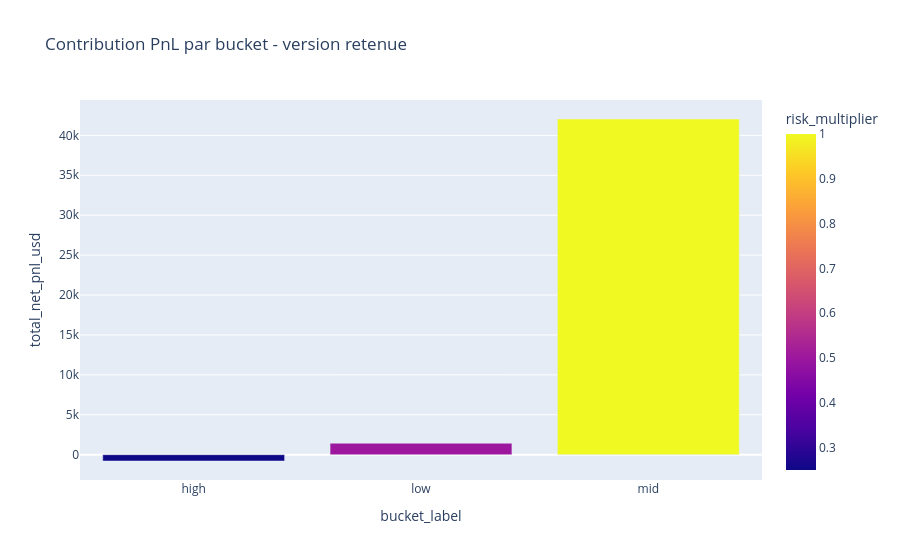

Notebook code cell kept with this figure:
### Markdown cell above
## 7. Distribution et Buckets

On regarde comment la version retenue redistribue l’exposition par bucket.

### Code cell
trade_buckets = variant_trades.copy()
if "bucket_label" not in trade_buckets.columns:
    trade_buckets = trade_buckets.merge(
        variant_controls[["session_date", "phase", "bucket_label"]],
        on="session_date",
        how="left",
    )

bucket_trade_stats = (
    trade_buckets.groupby(["bucket_label", "risk_multiplier"], dropna=False)
    .agg(
        n_trades=("trade_id", "count"),
        avg_quantity=("quantity", "mean"),
        avg_risk_pct=("risk_per_trade_pct", "mean"),
        total_net_pnl_usd=("net_pnl_usd", "sum"),
        avg_net_pnl_usd=("net_pnl_usd", "mean"),
    )
    .reset_index()
    .sort_values(["risk_multiplier", "bucket_label"])
)
for col in ["avg_quantity", "avg_risk_pct", "total_net_pnl_usd", "avg_net_pnl_usd"]:
    bucket_trade_stats[col] = pd.to_numeric(bucket_trade_stats[col], errors="coerce").round(2)
display(bucket_trade_stats)

fig = px.bar(
    bucket_trade_stats,
    x="bucket_label",
    y="total_net_pnl_usd",
    color="risk_multiplier",
    barmode="group",
    title="Contribution PnL par bucket - version retenue",
)
fig.show()

### Figure 1 — Plotly figure (JSON) as saved in the notebook; plotly's stock layout.template omitted (floating-point values rounded to 4 significant figures)
{"data": [{"alignmentgroup": "True", "hovertemplate": "bucket_label=%{x}<br>total_net_pnl_usd=%{y}<br>risk_multiplier=%{marker.color}<extra></extra>", "legendgroup": "", "marker": {"color": [0.25, 0.5, 1.0], "coloraxis": "coloraxis", "pattern": {"shape": ""}}, "name": "", "offsetgroup": "", "orientation": "v", "showlegend": false, "textposition": "auto", "type": "bar", "x": ["high", "low", "mid"], "xaxis": "x", "y": [-789.5, 1436.0, 42050.0], "yaxis": "y"}], "layout": {"barmode": "group", "coloraxis": {"colorbar": {"title": {"text": "risk_multiplier"}}, "colorscale": [[0.0, "#0d0887"], [0.1111, "#46039f"], [0.2222, "#7201a8"], [0.3333, "#9c179e"], [0.4444, "#bd3786"], [0.5556, "#d8576b"], [0.6667, "#ed7953"], [0.7778, "#fb9f3a"], [0.8889, "#fdca26"], [1.0, "#f0f921"]]}, "legend": {"tracegroupgap": 0}, "title": {"text": "Contribution PnL par bucket - version retenue"}, "xaxis": {"anchor": "y", "domain": [0.0, 1.0], "title": {"text": "bucket_label"}}, "yaxis": {"anchor": "x", "domain": [0.0, 1.0], "title": {"text": "total_net_pnl_usd"}}}}
